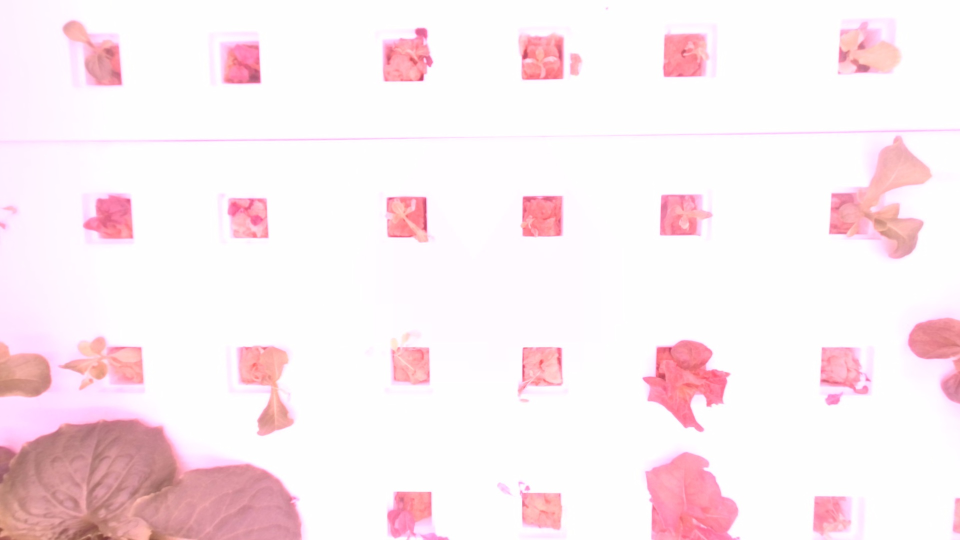
#> input picture hydro_data/uploads/2025-10-07_21-00-01.jpg, 1920 x 1080 px (shown at 1/2 size); its folder holds only this picture in this run
$ python -i backend.py   (imports and definitions only)
#> lines starting #> are read from the running program, lines starting #| are printed output that depends on the picture; after the words box and inside, x2 and y2 are one past the last pixel; in counts of white or black regions, pixels touching at a corner belong together
#> further down, picture is the input picture: shape (1080, 1920, 3); mean B, G, R 240.2, 235.7, 251.3
import os
import cv2
import glob
import numpy as np
import pandas as pd
import matplotlib
# [1 line not run here, left out]
import matplotlib.pyplot as plt
import seaborn as sns
from pathlib import Path
from plantcv.parallel import WorkflowInputs
from plantcv import plantcv as pcv
import zipfile
import tempfile
import shutil


# [5 lines left out: function zip_output_folder, not called in this run]

def generate_mask(plant_image):
    if plant_image is None: return None

    # --- HEURISTIC THRESHOLDS (Tweak these if lab camera/lighting changes) ---
    MIN_PART_AREA = 100             # Ignore any green specks smaller than 100 pixels
    GIANT_PLANT_RATIO = 0.03        # A contour is considered a "large plant" if it takes up > 3% of the image
    MEDIUM_PART_RATIO = 0.005       # A contour is "medium" if it takes up > 0.5% of the image
    MIN_KEEP_RATIO = 0.10           # Require at least 10% of a contour to pass color checks to keep it

    # Split image into Blue, Green, and Red channels
    B, G, R = cv2.split(plant_image)
    B_f, G_f, R_f = B.astype(float), G.astype(float), R.astype(float)

    # Try converting to LAB and HSV color spaces to analyze brightness and color intensity
    try:
        lab_image = cv2.cvtColor(plant_image, cv2.COLOR_BGR2LAB)
#> lab_image: shape (1080, 1920, 3); mean of channels 0, 1, 2 241.5, 134.4, 128.2
        hsv_image = cv2.cvtColor(plant_image, cv2.COLOR_BGR2HSV)
#> hsv_image: shape (1080, 1920, 3); mean H, S, V 59, 17, 251.4
        L, _, _ = cv2.split(lab_image)
        H, _, V = cv2.split(hsv_image)
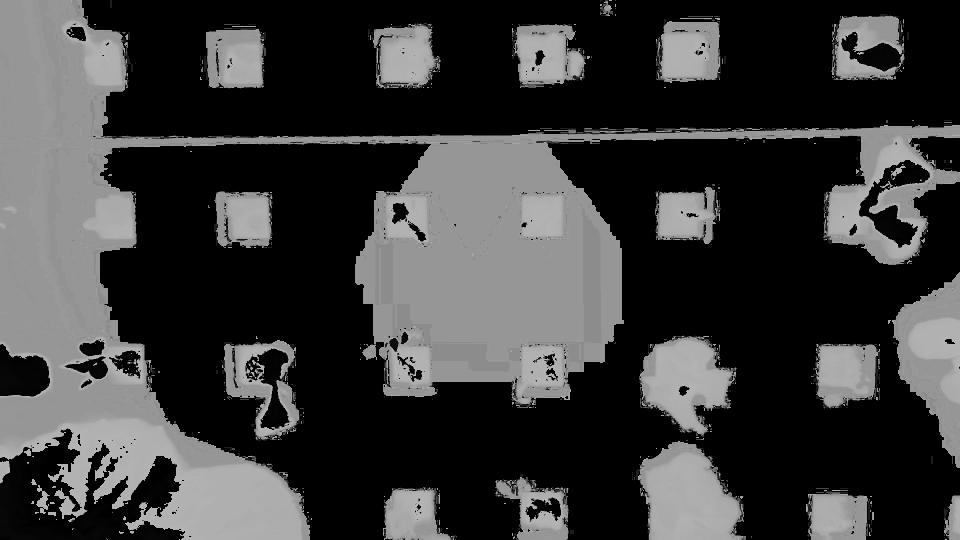
#> H: shape (1080, 1920) (shown at 1/2 size); min 0, max 179, mean 59
        if L.size == 0: return np.zeros(plant_image.shape[:2], dtype=np.uint8)

        # Calculate percentiles to dynamically adapt to the image's overall brightness/color
        l_95 = np.percentile(L, 15)
#> l_95 = 215
        h_90 = np.percentile(H, 10)
#> h_90 = 0
        v_90 = np.percentile(V, 15)
#> v_90 = 254
        g_90 = np.percentile(G, 100)
#> g_90 = 255
    except Exception:
        return np.zeros(plant_image.shape[:2], dtype=np.uint8)

    # --- 1. REMOVE GLARE / WHITE BACKGROUND ---
    bg_sum = B_f + G_f
    # 350 is the brightness threshold. Pixels brighter than this are considered glare/background.
    _, too_bright_mask = cv2.threshold(bg_sum, 350, 255, cv2.THRESH_BINARY)
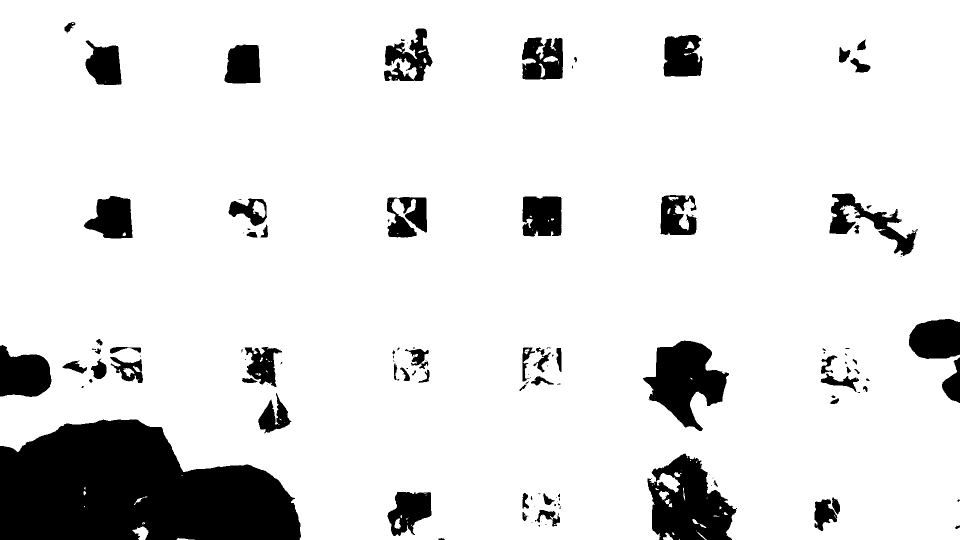
#> too_bright_mask: shape (1080, 1920) float64 (shown at 1/2 size); 88.4% white; 140 black regions (69 under 20 px), largest, box (x1, y1, x2, y2) and area: (0, 839, 602, 1080) 109299, (1295, 907, 1474, 1080) 19292, (1286, 681, 1458, 862) 16552
    too_bright_mask = too_bright_mask.astype(np.uint8)

    valid_parts_mask = cv2.bitwise_not(too_bright_mask)
    kernel_parts = np.ones((5,5), np.uint8)
    valid_parts_mask = cv2.morphologyEx(valid_parts_mask, cv2.MORPH_OPEN, kernel_parts)
#> valid_parts_mask: shape (1080, 1920); 11.4% white; 73 white regions

    image_no_white_bg = cv2.bitwise_and(plant_image, plant_image, mask=valid_parts_mask)
    grayscale_no_white_bg = cv2.cvtColor(image_no_white_bg, cv2.COLOR_BGR2GRAY)
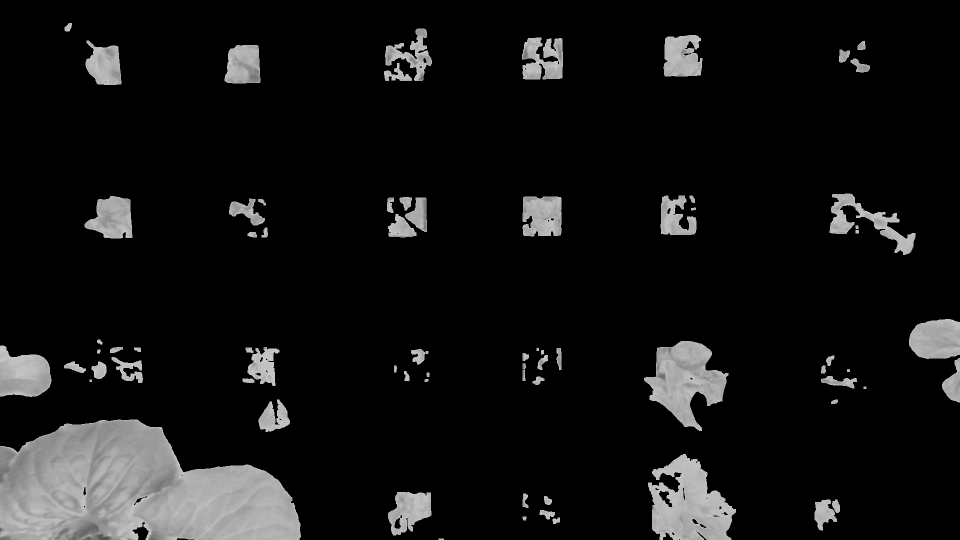
#> grayscale_no_white_bg: shape (1080, 1920) (shown at 1/2 size); min 0, max 203, mean 19.4

    # Find the outlines (contours) of the remaining non-glare objects
    contours, _ = cv2.findContours(valid_parts_mask, cv2.RETR_EXTERNAL, cv2.CHAIN_APPROX_SIMPLE)
#> contours = 73 contours, 1 with area under 20; largest, box (x1, y1, x2, y2) and area: (0, 839, 602, 1080) 108582, (1296, 908, 1472, 1080) 19162, (1288, 682, 1457, 862) 16198, (0, 691, 103, 794) 7855, (1818, 638, 1920, 718) 6816
    valid_pixel_values_count = cv2.countNonZero(valid_parts_mask)
#> valid_pixel_values_count = 235946

    final_combined_mask = None

    # --- 2. CHECK FOR MASSIVE COVERAGE (Image is entirely plant) ---
    if valid_pixel_values_count > 0 and len(contours) > 0:
        max_contour_area = max([cv2.contourArea(c) for c in contours])
#> max_contour_area = 108581.5
        dominance_ratio = max_contour_area / valid_pixel_values_count
#> dominance_ratio = 0.46
        # If one object dominates 80% of the image and passes color checks, mask the whole thing
        if dominance_ratio > 0.8 and (v_90 + h_90 < 75) and g_90 < 250 and l_95 < 41:
            final_combined_mask = np.ones_like(grayscale_no_white_bg) * 255

    # --- 3. DETAILED PLANT ISOLATION ---
    if final_combined_mask is None:
        final_plant_mask_reconstructed = np.zeros_like(grayscale_no_white_bg)
        h, w = grayscale_no_white_bg.shape[:2]
#> h = 1080; w = 1920
        total_image_area = h * w
#> total_image_area = 2073600

        # Calculate a strict brightness limit dynamically based on the 90th percentile of valid pixels
        rgb_sum_map = R_f + G_f + B_f
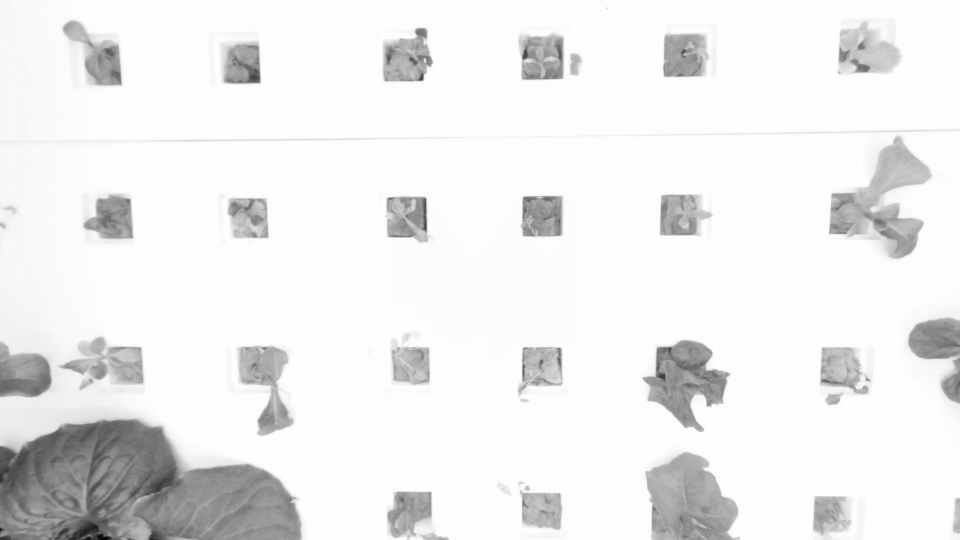
#> rgb_sum_map: shape (1080, 1920) float64 (shown at 1/2 size); min 236, max 765, mean 727.2; drawn with min black and max white
        valid_pixels = rgb_sum_map[valid_parts_mask > 0]
        if len(valid_pixels) > 0:
            p90_value = np.percentile(valid_pixels, 90)
#> p90_value = 587
            STRICT_BRIGHTNESS_LIMIT = min(max(500, int(p90_value)), 500)
#> STRICT_BRIGHTNESS_LIMIT = 500
        else:
            STRICT_BRIGHTNESS_LIMIT = 450

        # Loop through every object found
        for contour in contours:
            area = cv2.contourArea(contour)
            if area < MIN_PART_AREA: continue # Skip tiny noise specks

            part_isolation_mask = np.zeros_like(grayscale_no_white_bg)
            cv2.drawContours(part_isolation_mask, [contour], -1, 255, cv2.FILLED)
            isolated_part_rgb = cv2.bitwise_and(image_no_white_bg, image_no_white_bg, mask=part_isolation_mask)

            # -> Strategy A: For large plants, just filter out bright spots and fill small holes
            if area > (total_image_area * GIANT_PLANT_RATIO):
                B_part, G_part, R_part = cv2.split(isolated_part_rgb)
                bg_sum_part = B_part.astype(float) + G_part.astype(float) + R_part.astype(float)
                _, too_bright_strict = cv2.threshold(bg_sum_part, STRICT_BRIGHTNESS_LIMIT, 255, cv2.THRESH_BINARY)
                strict_part_mask = cv2.bitwise_and(part_isolation_mask, cv2.bitwise_not(too_bright_strict.astype(np.uint8)))

                # Fill in holes smaller than 1000 pixels inside the leaf
                holes_inv = cv2.bitwise_not(strict_part_mask)
                holes_inv = cv2.bitwise_and(holes_inv, part_isolation_mask)
                cnts_holes, _ = cv2.findContours(holes_inv, cv2.RETR_EXTERNAL, cv2.CHAIN_APPROX_SIMPLE)
                for hole in cnts_holes:
                    if cv2.contourArea(hole) < 1000:
                        cv2.drawContours(strict_part_mask, [hole], -1, 255, cv2.FILLED)
                final_plant_mask_reconstructed = cv2.bitwise_or(final_plant_mask_reconstructed, strict_part_mask)

            # -> Strategy B: For smaller/medium plants, use Excess Green (ExG) index to strictly verify color
            else:
                isolated_part_lab = cv2.cvtColor(isolated_part_rgb, cv2.COLOR_BGR2LAB)
                l_chan, a_chan, _ = cv2.split(isolated_part_lab)
                content_mask_adaptive = (l_chan > 5).astype(np.uint8) * 255
                pixel_count_total = cv2.countNonZero(content_mask_adaptive)

                if pixel_count_total > 0:
                    a_neutral = a_chan.copy()
                    a_neutral[content_mask_adaptive == 0] = 128
                    adaptive_thresh_strict = cv2.adaptiveThreshold(a_neutral, 255, cv2.ADAPTIVE_THRESH_GAUSSIAN_C, cv2.THRESH_BINARY_INV, 41, 5)
                    mask_lab = cv2.bitwise_and(adaptive_thresh_strict, content_mask_adaptive)
                    mask_lab = cv2.morphologyEx(mask_lab, cv2.MORPH_OPEN, np.ones((3,3), np.uint8))

                    # Excess Green (ExG) Formula: Highlights green vegetation
                    B_part, G_part, R_part = cv2.split(isolated_part_rgb)
                    exg_part_raw = G_part.astype(float)*3.2 - (B_part.astype(float))-(R_part.astype(float))*1.2
                    exg_part_norm = cv2.normalize(exg_part_raw, None, 0, 255, cv2.NORM_MINMAX)
                    exg_part_uint8 = exg_part_norm.astype(np.uint8)

                    mask_exg_adaptive = cv2.adaptiveThreshold(exg_part_uint8, 255, cv2.ADAPTIVE_THRESH_MEAN_C, cv2.THRESH_BINARY, 41, 15)
                    _, mask_exg_abs = cv2.threshold(exg_part_raw, 0, 255, cv2.THRESH_BINARY)
                    mask_exg = cv2.bitwise_and(mask_exg_adaptive, mask_exg_abs.astype(np.uint8))
                    mask_exg = cv2.bitwise_and(mask_exg, content_mask_adaptive)

                    mask_combined = cv2.bitwise_or(mask_lab, mask_exg)
                    pixel_count_kept = cv2.countNonZero(mask_combined)
                    keep_ratio = pixel_count_kept / pixel_count_total

                    # If enough of the object is confirmed "green", keep the whole outline
                    is_medium = area > (total_image_area * MEDIUM_PART_RATIO)
                    if is_medium and keep_ratio < MIN_KEEP_RATIO:
                        final_plant_mask_reconstructed = cv2.bitwise_or(final_plant_mask_reconstructed, part_isolation_mask)
                    else:
                        final_plant_mask_reconstructed = cv2.bitwise_or(final_plant_mask_reconstructed, mask_combined)
#> this loop made 73 passes
#> (area, pixel_count_total, pixel_count_kept, keep_ratio, is_medium) on passes 2, 4, 5, 6, 7, 8, 9, 10, 13, 17, 18, 19: (117.5, 143, 143, 1, False), (300.5, 343, 315, 0.918, False), (271, 304, 169, 0.556, False), (1546, 1646, 924, 0.561, False), (178.5, 205, 188, 0.917, False), (192, 229, 98, 0.428, False), (5000.5, 4981, 1685, 0.338, False), (19162.5, 18936, 8155, 0.431, True), (2283, 2421, 2421, 1, False), (160.5, 189, 188, 0.995, False), (202, 235, 200, 0.851, False), (814.5, 904, 347, 0.384, False)
#> area on passes 3, 11, 12, 16, 20, 22: 43.5, 108581.5, 79.5, 31, 37, 93.5
#> adaptive_thresh_strict: shape (1080, 1920); 0.01% white; 1 white region, box (x1, y1, x2, y2) and area: (125, 43, 148, 67) 226
#> content_mask_adaptive: shape (1080, 1920); 0.01% white; 1 white region, box (x1, y1, x2, y2) and area: (129, 46, 144, 63) 180
#> final_plant_mask_reconstructed: shape (1080, 1920); 5.4% white; 452 white regions (340 under 20 px), largest, box (x1, y1, x2, y2) and area: (0, 841, 368, 1080) 46788, (0, 691, 103, 794) 7756, (1299, 908, 1441, 1028) 6499
#> holes_inv: shape (1080, 1920); 2.9% white; 42 white regions (30 under 20 px), largest, box (x1, y1, x2, y2) and area: (0, 839, 602, 1080) 36283, (0, 902, 185, 1080) 13772, (215, 949, 309, 1080) 5050
#> isolated_part_lab: shape (1080, 1920, 3); mean of channels 0, 1, 2 0, 128, 128
#> mask_exg_adaptive: shape (1080, 1920); 99.9% white; 1 black region, box (x1, y1, x2, y2) and area: (118, 37, 156, 74) 1183
#> mask_lab: shape (1080, 1920); every value is 0
#> strict_part_mask: shape (1080, 1920); 2.4% white; 56 white regions (32 under 20 px), largest, box (x1, y1, x2, y2) and area: (0, 841, 368, 1080) 46788, (0, 1066, 88, 1080) 844, (131, 988, 161, 1025) 506

        # --- 4. FINAL CLEANUP ---
        union_mask = final_plant_mask_reconstructed
        inverse_mask = cv2.bitwise_not(union_mask)
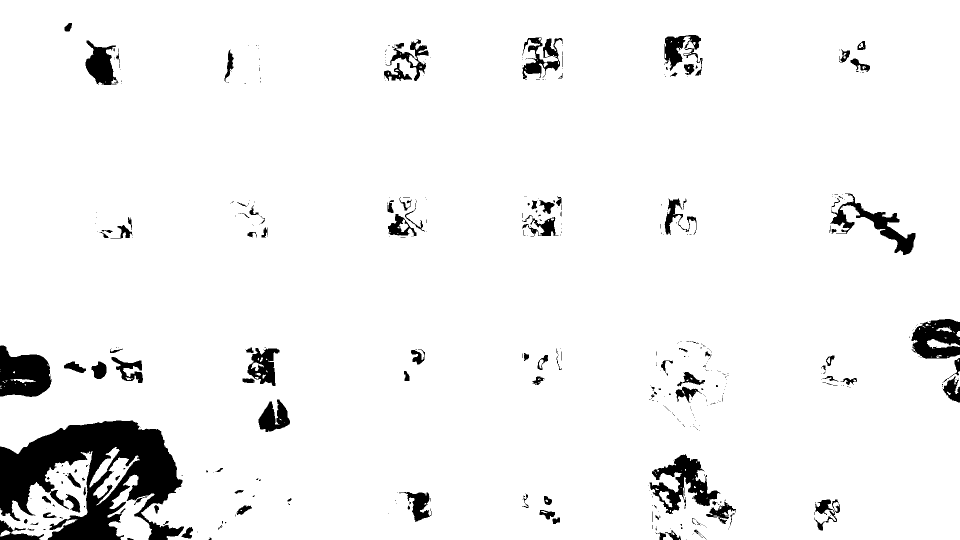
#> inverse_mask: shape (1080, 1920) (shown at 1/2 size); 94.6% white; 452 black regions (340 under 20 px)
        contours_holes, _ = cv2.findContours(inverse_mask, cv2.RETR_EXTERNAL, cv2.CHAIN_APPROX_SIMPLE)
#> contours_holes = 47 contours, 38 with area under 20; largest, box (x1, y1, x2, y2) and area: (0, 0, 1920, 1080) 1981326, (0, 902, 185, 1080) 14676, (215, 949, 309, 1080) 5383, (186, 911, 280, 1011) 2272, (179, 894, 239, 975) 1078
        MAX_GLOBAL_HOLE_SIZE = 5000

        # Fill in any global gaps inside the plant canopy
        for hole in contours_holes:
            if cv2.contourArea(hole) < MAX_GLOBAL_HOLE_SIZE:
                cv2.drawContours(union_mask, [hole], -1, 255, cv2.FILLED)
#> this loop made 47 passes
#> hole on passes 1, 8, 9, 12, 13, 14, 15, 18, 19, 20, 21, 23: [[1359, 1078], [1358, 1079], [1359, 1079]], [[0, 776], [3, 776]], [[8, 772], [9, 772]], [[30, 767], [31, 767]], [[9, 764], [8, 765], [10, 765]], [[7, 762], [6, 763], [5, 763], [7, 763]], [[11, 761], [12, 762], [13, 762], [14, 761]], [[0, 742]], [[0, 739]], [[98, 738], [98, 739]], [[95, 728], [95, 730], [96, 731], [96, 729]], [[1847, 714]]
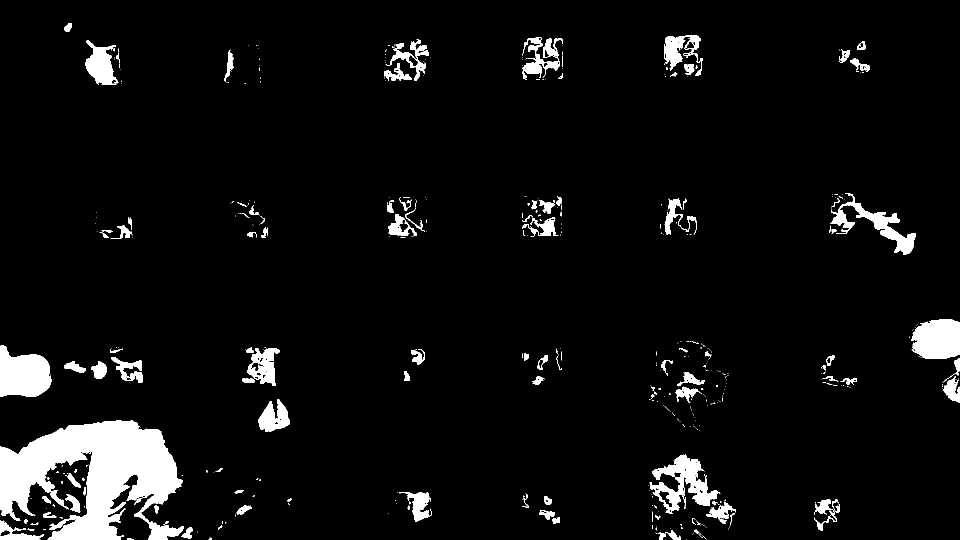
#> union_mask: shape (1080, 1920) (shown at 1/2 size); 5.7% white; 450 white regions (339 under 20 px), largest, box (x1, y1, x2, y2) and area: (0, 841, 368, 1080) 50426, (0, 691, 103, 794) 8014, (1823, 638, 1920, 718) 6520

        # Final safety check against glare
        bg_sum = B_f + G_f
        _, too_bright_mask_final = cv2.threshold(bg_sum, 325, 255, cv2.THRESH_BINARY)
#> too_bright_mask_final: shape (1080, 1920) float64; 90.9% white; 209 black regions (107 under 20 px), largest, box (x1, y1, x2, y2) and area: (0, 840, 601, 1080) 100435, (1287, 682, 1457, 858) 15129, (1304, 940, 1460, 1080) 9124
        allowed_intensity_mask = cv2.bitwise_not(too_bright_mask_final.astype(np.uint8))
        final_combined_mask = cv2.bitwise_and(union_mask, union_mask, mask=allowed_intensity_mask)
#> final_combined_mask: shape (1080, 1920); 4.1% white; 508 white regions (382 under 20 px), largest, box (x1, y1, x2, y2) and area: (0, 841, 368, 1080) 50255, (1823, 642, 1920, 717) 6093, (0, 711, 102, 793) 5554
        final_combined_mask = cv2.morphologyEx(final_combined_mask, cv2.MORPH_OPEN, np.ones((3,3), np.uint8))
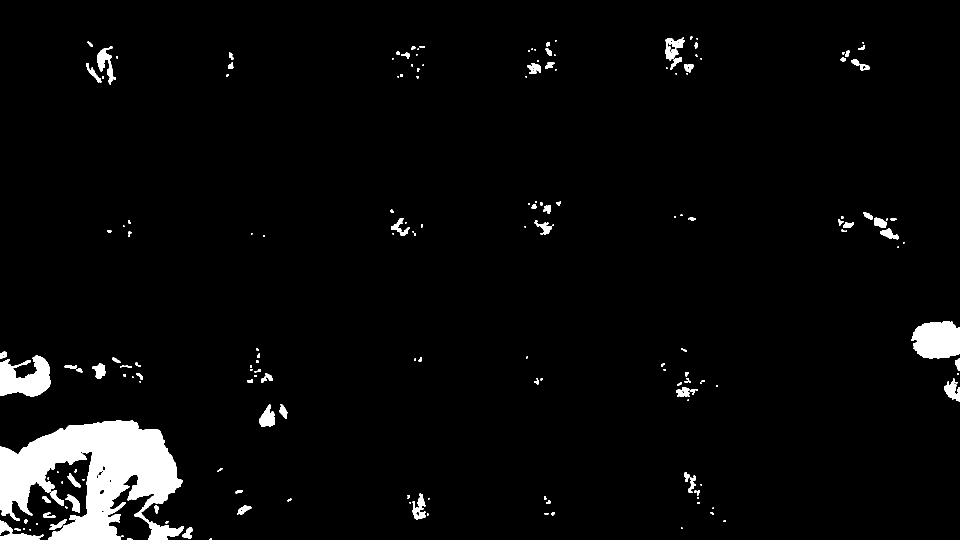
#> final_combined_mask: shape (1080, 1920) (shown at 1/2 size); 3.8% white; 192 white regions (82 under 20 px), largest, box (x1, y1, x2, y2) and area: (0, 841, 368, 1080) 49364, (1823, 642, 1920, 717) 6054, (0, 711, 102, 793) 5527

    return final_combined_mask

# [188 lines left out: functions run_mask, run_timelapse, run_cropping, pixlCount, run_graph, not called in this run]

>>> import cv2
>>> picture = cv2.imread('hydro_data/uploads/2025-10-07_21-00-01.jpg')
>>> result = generate_mask(picture)
